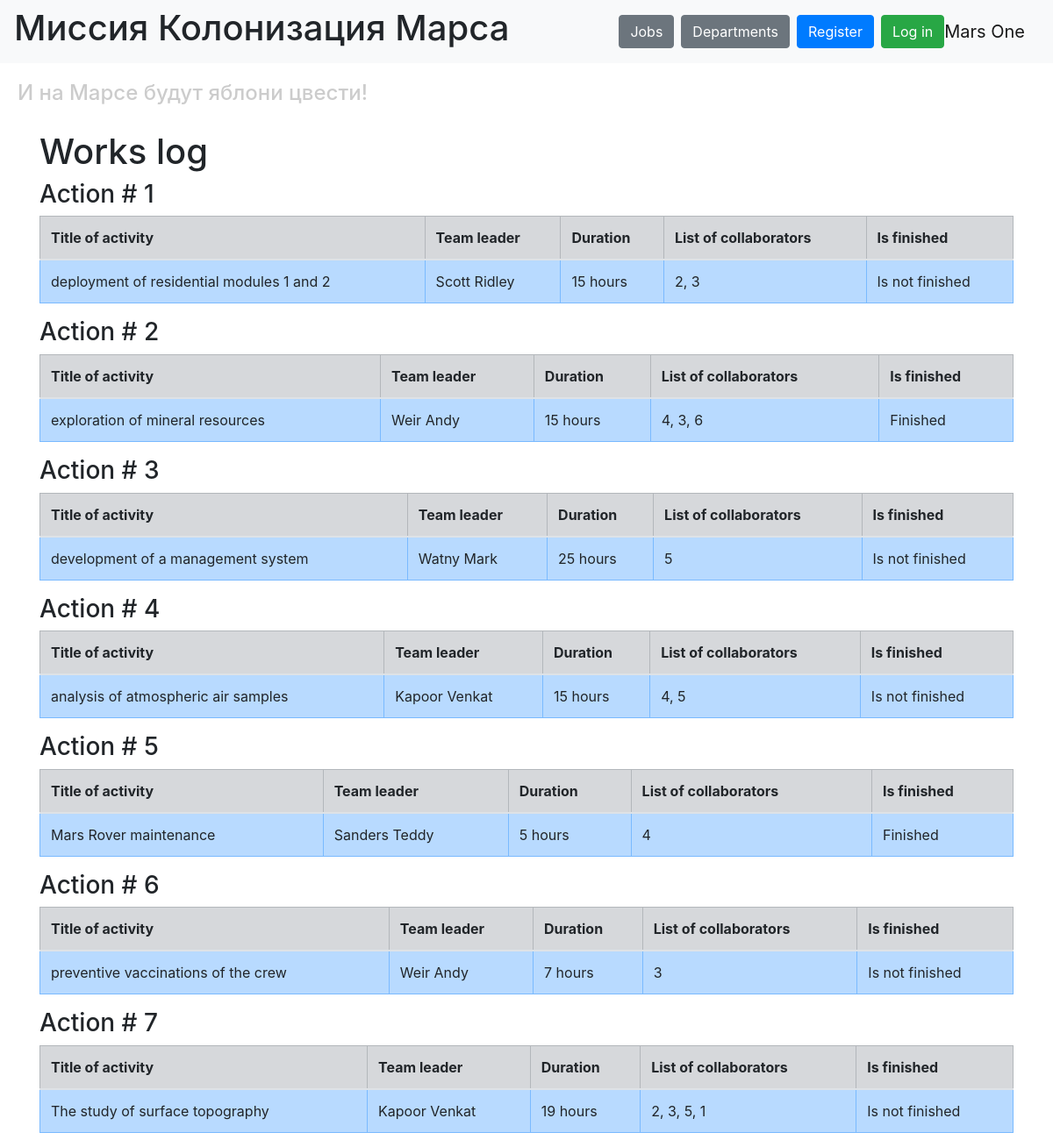
The page / on the database its author committed.
### data/jobs.py (models this page shows, shortened)
class Jobs(SqlAlchemyBase):
    __tablename__ = 'jobs'
    id = sa.Column(sa.Integer, primary_key=True, autoincrement=True)
    job = sa.Column(sa.String, nullable=True)
    work_size = sa.Column(sa.Integer, nullable=True)
    collaborators = sa.Column(sa.String, nullable=True)
    start_date = sa.Column(sa.DateTime, default=datetime.datetime.now)
    end_date = sa.Column(sa.DateTime, nullable=True)
    is_finished = sa.Column(sa.Boolean, default=False)
    team_leader = sa.Column(sa.Integer, sa.ForeignKey("users.id"))
    user = orm.relationship("User")

### data/users.py (models this page shows, shortened)
class User(SqlAlchemyBase, UserMixin):
    __tablename__ = 'users'
    id = sa.Column(sa.Integer, primary_key=True, autoincrement=True)
    surname = sa.Column(sa.String, nullable=True)
    name = sa.Column(sa.String, nullable=True)
    age = sa.Column(sa.Integer, nullable=True)
    position = sa.Column(sa.String, nullable=True)
    speciality = sa.Column(sa.String, nullable=True)
    address = sa.Column(sa.String, nullable=True)
    email = sa.Column(sa.String, index=True, unique=True, nullable=True)
    hashed_password = sa.Column(sa.String, nullable=True)
    modifed_date = sa.Column(sa.DateTime, default=datetime.datetime.now)

### main_add_job.py (the view)
@app.route("/")
def index():
    db_sess = db_session.create_session()
    jobs = db_sess.query(Jobs).all()
    users = db_sess.query(User).all()
    names = {user.id: (user.surname, user.name) for user in users}
    return render_template("index.html", jobs=jobs, names=names, title='Work log')

### data/db_session.py (called while the page is built)
def create_session() -> Session:
    global __factory
    return __factory()

### templates/index.html (shortened to what this page needs)
{% extends "base.html" %}
{% block content %}
<h1>Works log</h1>
{% for job in jobs %}
<div class="d-flex align-items-center mb-2">
    <h3 class="mb-0 mr-3">Action # {{ job.id }}</h3>
</div>
<table class="table table-bordered">
    <thead class="table-secondary">
        <tr>
            <th>Title of activity</th>
            <th>Team leader</th>
            <th>Duration</th>
            <th>List of collaborators</th>
            <th>Is finished</th>
        </tr>
    </thead>
    <tbody>
        <tr class="table-primary">
            <td>{{ job.job }}</td>
            <td>{{ names[job.team_leader][0] }} {{ names[job.team_leader][1] }}</td>
            <td>{{ job.work_size }} hours</td>
            <td>{{ job.collaborators }}</td>
            <td>{% if job.is_finished %}Finished{% else %}Is not finished{% endif %}</td>
        </tr>
    </tbody>
</table>
{% endfor %}
{% endblock %}

### rows shown on the page
Jobs: id "1", job "deployment of residential modules 1 and 2", team_leader.surname "Scott", team_leader.name "Ridley", work_size "15", collaborators "2, 3", is_finished "Is not finished"
Jobs: id "2", job "exploration of mineral resources", team_leader.surname "Weir", team_leader.name "Andy", work_size "15", collaborators "4, 3, 6", is_finished "Finished"
Jobs: id "3", job "development of a management system", team_leader.surname "Watny", team_leader.name "Mark", work_size "25", collaborators "5", is_finished "Is not finished"
Jobs: id "4", job "analysis of atmospheric air samples", team_leader.surname "Kapoor", team_leader.name "Venkat", work_size "15", collaborators "4, 5", is_finished "Is not finished"
Jobs: id "5", job "Mars Rover maintenance", team_leader.surname "Sanders", team_leader.name "Teddy", work_size "5", collaborators "4", is_finished "Finished"
Jobs: id "6", job "preventive vaccinations of the crew", team_leader.surname "Weir", team_leader.name "Andy", work_size "7", collaborators "3", is_finished "Is not finished"
Jobs: id "7", job "The study of surface topography", team_leader.surname "Kapoor", team_leader.name "Venkat", work_size "19", collaborators "2, 3, 5, 1", is_finished "Is not finished"
